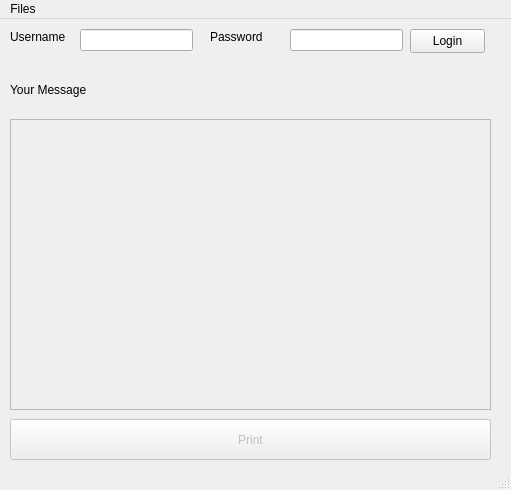
<?xml version="1.0" encoding="UTF-8"?>
<ui version="4.0">
 <class>MainWindow</class>
 <widget class="QMainWindow" name="MainWindow">
  <property name="geometry">
   <rect>
    <x>0</x>
    <y>0</y>
    <width>511</width>
    <height>490</height>
   </rect>
  </property>
  <property name="windowTitle">
   <string>MainWindow</string>
  </property>
  <widget class="QWidget" name="centralwidget">
   <widget class="QLabel" name="label">
    <property name="geometry">
     <rect>
      <x>10</x>
      <y>10</y>
      <width>61</width>
      <height>16</height>
     </rect>
    </property>
    <property name="text">
     <string>Username</string>
    </property>
   </widget>
   <widget class="QLabel" name="label_2">
    <property name="geometry">
     <rect>
      <x>210</x>
      <y>10</y>
      <width>61</width>
      <height>16</height>
     </rect>
    </property>
    <property name="text">
     <string>Password</string>
    </property>
   </widget>
   <widget class="QLineEdit" name="lineEdit">
    <property name="geometry">
     <rect>
      <x>80</x>
      <y>10</y>
      <width>113</width>
      <height>22</height>
     </rect>
    </property>
   </widget>
   <widget class="QLineEdit" name="lineEdit_2">
    <property name="geometry">
     <rect>
      <x>290</x>
      <y>10</y>
      <width>113</width>
      <height>22</height>
     </rect>
    </property>
    <property name="echoMode">
     <enum>QLineEdit::Password</enum>
    </property>
   </widget>
   <widget class="QPushButton" name="pushButton">
    <property name="geometry">
     <rect>
      <x>410</x>
      <y>10</y>
      <width>75</width>
      <height>24</height>
     </rect>
    </property>
    <property name="text">
     <string>Login</string>
    </property>
   </widget>
   <widget class="QLabel" name="label_3">
    <property name="geometry">
     <rect>
      <x>10</x>
      <y>60</y>
      <width>91</width>
      <height>21</height>
     </rect>
    </property>
    <property name="text">
     <string>Your Message</string>
    </property>
   </widget>
   <widget class="QTextEdit" name="textEdit">
    <property name="enabled">
     <bool>false</bool>
    </property>
    <property name="geometry">
     <rect>
      <x>10</x>
      <y>100</y>
      <width>481</width>
      <height>291</height>
     </rect>
    </property>
   </widget>
   <widget class="QPushButton" name="pushButton_2">
    <property name="enabled">
     <bool>false</bool>
    </property>
    <property name="geometry">
     <rect>
      <x>10</x>
      <y>400</y>
      <width>481</width>
      <height>41</height>
     </rect>
    </property>
    <property name="text">
     <string>Print</string>
    </property>
   </widget>
  </widget>
  <widget class="QStatusBar" name="statusbar"/>
  <widget class="QMenuBar" name="menuBar">
   <property name="geometry">
    <rect>
     <x>0</x>
     <y>0</y>
     <width>511</width>
     <height>22</height>
    </rect>
   </property>
   <widget class="QMenu" name="menuFiles">
    <property name="title">
     <string>Files</string>
    </property>
    <addaction name="actionClose"/>
   </widget>
   <addaction name="menuFiles"/>
  </widget>
  <action name="actionClose">
   <property name="text">
    <string>Close</string>
   </property>
  </action>
 </widget>
 <resources/>
 <connections/>
</ui>
